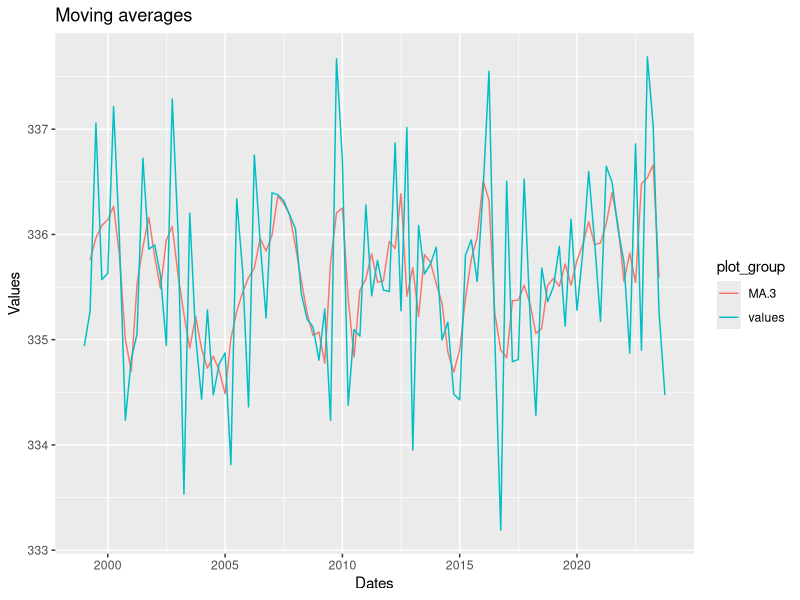
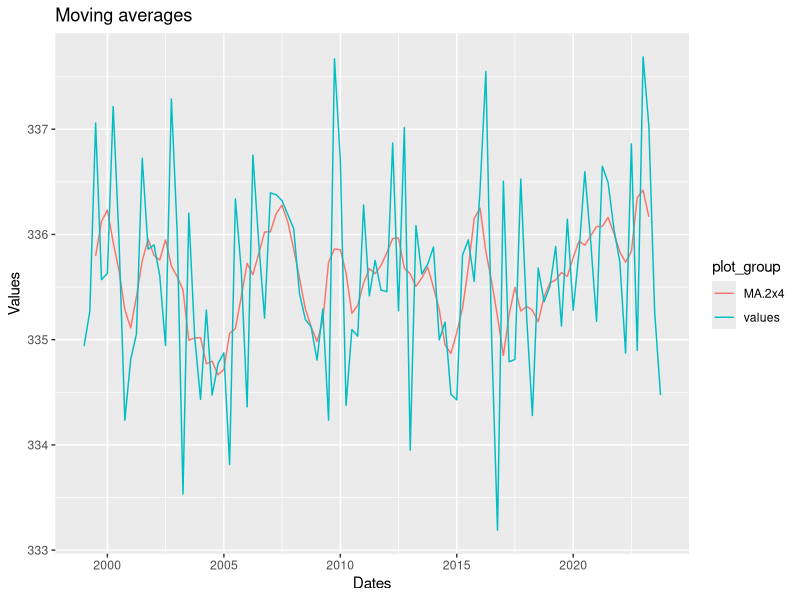
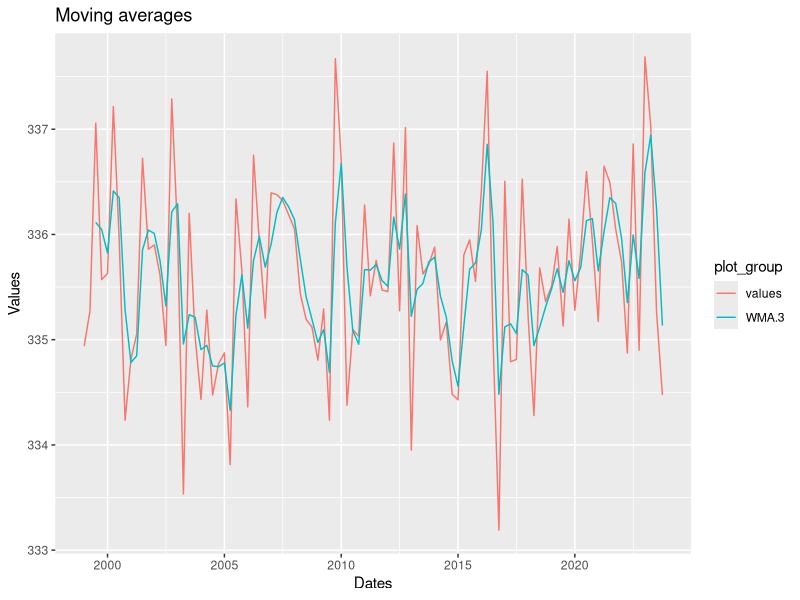
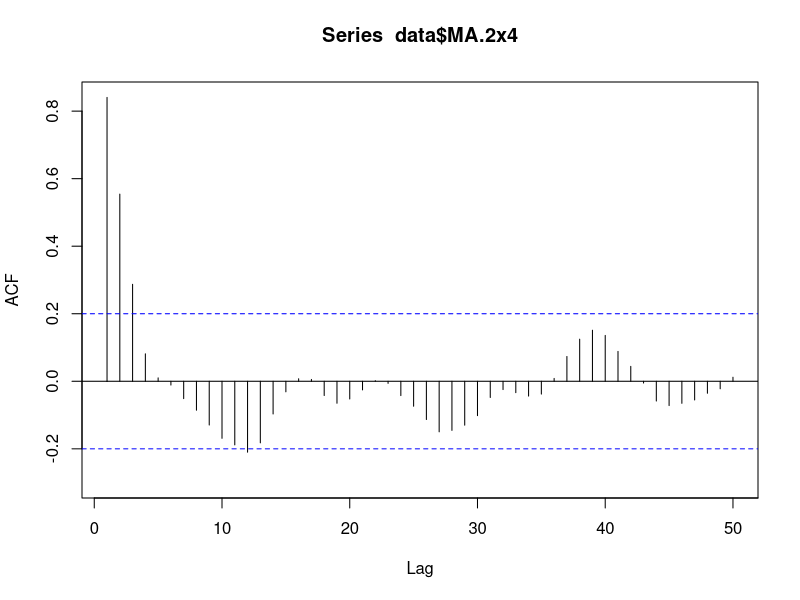
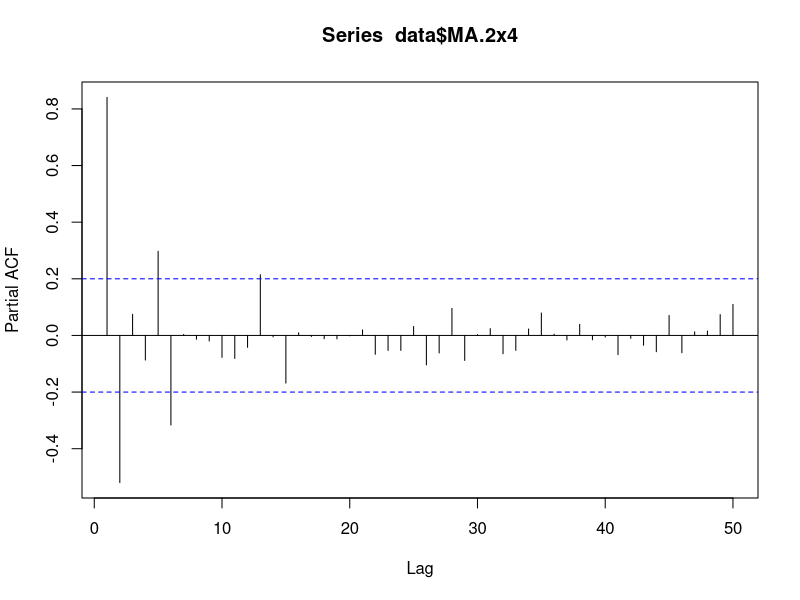
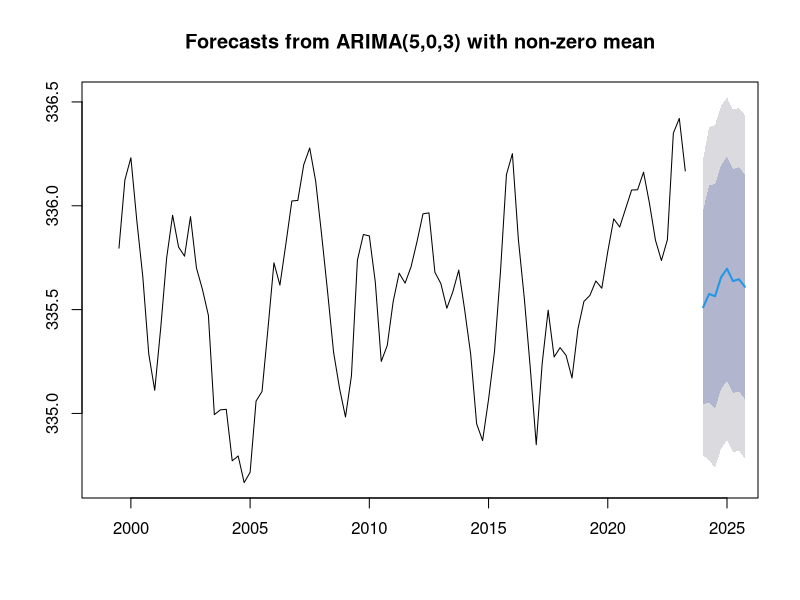
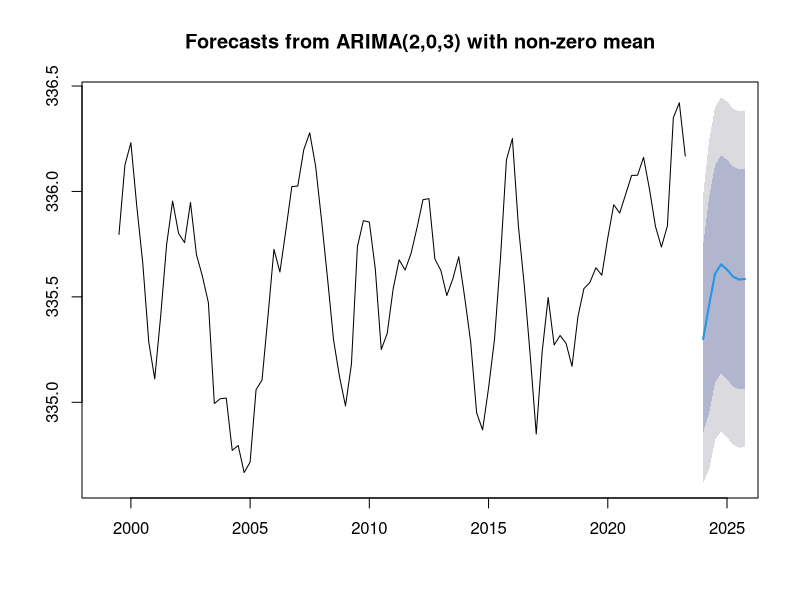

Reproduce these figures in R, in order.
## ---- chunk 1
library(lubridate)
library(forecast)
library(dplyr)
library(zoo)
library(TTR)
library(xts)
library(ggplot2)
library(ggfortify)
library(tseries)
## ---- chunk 2
#dates <- as.yearqtr(seq(yq("2020 q1"), yq("2023 q4"), "quarters"), format = "%Y-%m-%d")
#dates <- seq(yq("2020 q1"), yq("2023 q4"), "quarters")
#values <- (349 313 350 322 342 341 344 348 343 345 313 308 325 344 334 347)

set.seed(123)

values<- c(rnorm(100, 335.5))
data <- data.frame(values)

data <- data %>% 
  mutate(
    MA.3 = ma(values, 3, centre = FALSE),
    MA.2x4 = ma(values, 4, centre = TRUE),
    WMA.3 = WMA(values, 3, wts = c(0.15,0.35, 0.5))
  )

data <- zoo(data, yearqtr(seq(1999.00, 2023.75,by = 0.25)), frequency = 4)


## ---- chunk 3
autoplot(data[, c(1,2)], facets = FALSE) + 
  ggtitle("Moving averages") + ylab("Values") +
  xlab("Dates") 
autoplot(data[, c(1,3)], facets = FALSE) + 
  ggtitle("Moving averages") + ylab("Values") +
  xlab("Dates") 
autoplot(data[, c(1,4)], facets = FALSE) + 
  ggtitle("Moving averages") + ylab("Values") +
  xlab("Dates") 
  
## ---- chunk 4
Acf(data$MA.2x4, lag.max = 50, plot = TRUE)
Acf(data$MA.2x4, lag.max = 50, type = "partial", plot = TRUE)
## ---- chunk 5
estimates.1 <- Arima(data$MA.2x4, order = c(5,0,3), method = "ML")
estimates.2 <- Arima(data$MA.2x4, order = c(2,0,3), method = "ML")

summary(estimates.1)
summary(estimates.2)

## ---- chunk 6
plot(forecast(estimates.1))
plot(forecast(estimates.2))
